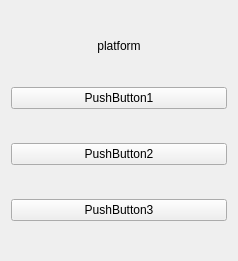
<?xml version="1.0" encoding="UTF-8"?>
<ui version="4.0">
 <class>Form</class>
 <widget class="QWidget" name="Form">
  <property name="geometry">
   <rect>
    <x>0</x>
    <y>0</y>
    <width>238</width>
    <height>261</height>
   </rect>
  </property>
  <property name="windowTitle">
   <string>Form</string>
  </property>
  <layout class="QVBoxLayout" name="verticalLayout">
   <item>
    <widget class="QLabel" name="platform">
     <property name="sizePolicy">
      <sizepolicy hsizetype="Minimum" vsizetype="Fixed">
       <horstretch>0</horstretch>
       <verstretch>0</verstretch>
      </sizepolicy>
     </property>
     <property name="text">
      <string>platform</string>
     </property>
     <property name="alignment">
      <set>Qt::AlignCenter</set>
     </property>
    </widget>
   </item>
   <item>
    <widget class="QPushButton" name="button_1">
     <property name="text">
      <string>PushButton1</string>
     </property>
    </widget>
   </item>
   <item>
    <widget class="QPushButton" name="button_2">
     <property name="text">
      <string>PushButton2</string>
     </property>
    </widget>
   </item>
   <item>
    <widget class="QPushButton" name="button_3">
     <property name="cursor">
      <cursorShape>ArrowCursor</cursorShape>
     </property>
     <property name="text">
      <string>PushButton3</string>
     </property>
     <property name="autoDefault">
      <bool>false</bool>
     </property>
     <property name="default">
      <bool>false</bool>
     </property>
     <property name="flat">
      <bool>false</bool>
     </property>
    </widget>
   </item>
  </layout>
 </widget>
 <resources/>
 <connections/>
</ui>
